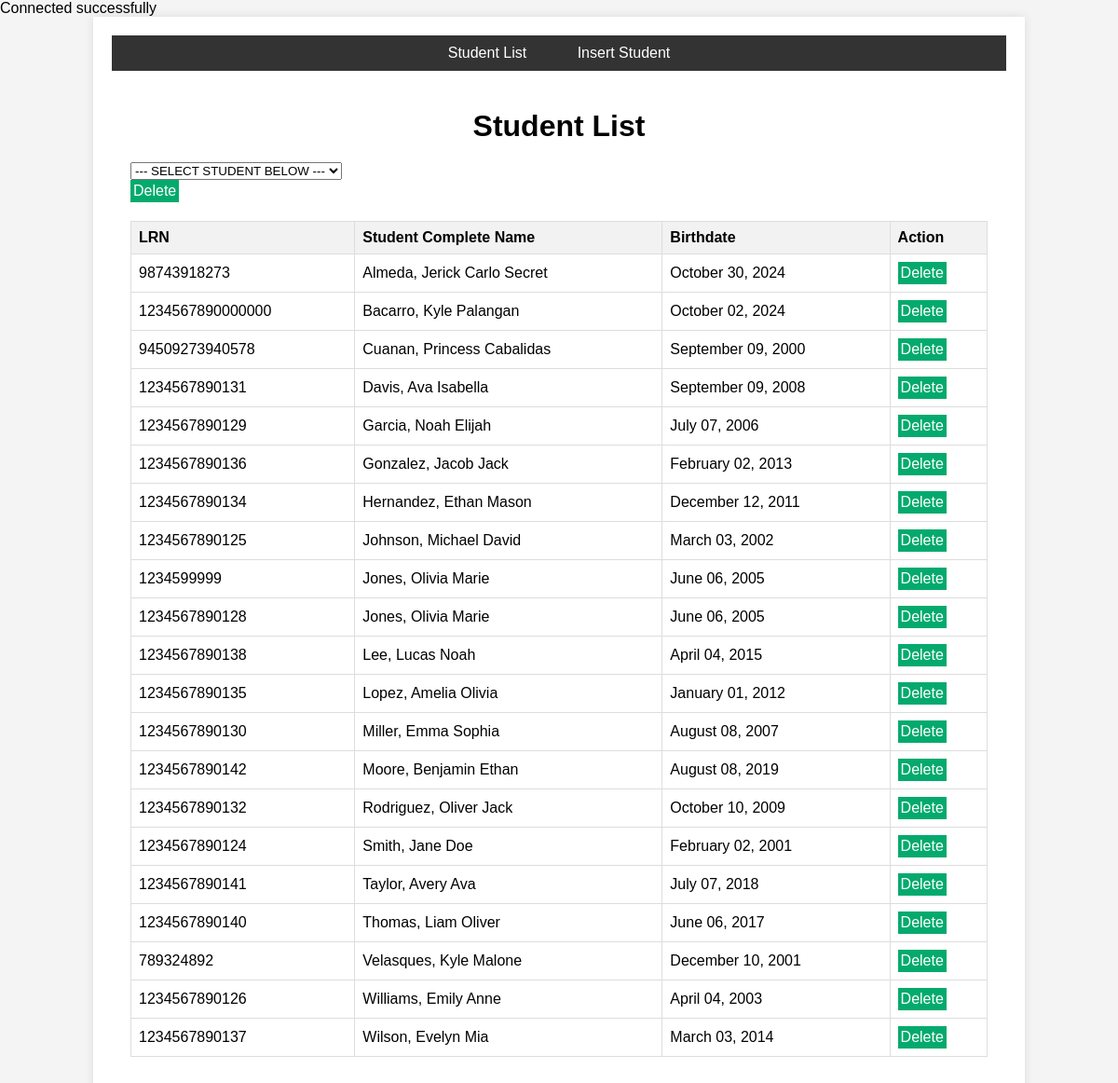
/htdocs/project_IT4/student_list.php, run on the app's committed database.
### tables this page shows
CREATE TABLE `students` (
  `lrn` bigint(20) NOT NULL,
  `lastname` varchar(40) NOT NULL,
  `firstname` varchar(100) NOT NULL,
  `middlename` varchar(100) DEFAULT NULL,
  `extension_name` varchar(100) DEFAULT NULL,
  `birthdate` date NOT NULL,
  `filepath` varchar(255) DEFAULT NULL,
  `uploaded_on` timestamp NOT NULL DEFAULT CURRENT_TIMESTAMP
);

### htdocs/project_IT4/student_list.php (the view, shortened to what this page needs)
<?php
  include("header.php");
  include("database.php");
?>
<div class="container">
<?php
  include("menu.php");
?>
  <div class="content">
    <h1> Student List </h1>
    <form method="post">
      <select name="lrn">
        <option value="">--- SELECT STUDENT BELOW ---</option>
      </select><br>
      <button type="submit" name="delete_student" class="button"> Delete </button>
    </form>
    <table border="1" cellpadding="10" cellspacing="0">
      <tr>
        <th> LRN </th>
        <th> Student Complete Name</th>
        <th> Birthdate </th>
        <th> Action </th>
      </tr>
      <?php
        $sql = "SELECT * FROM students ORDER BY lastname";
        $query = mysqli_query($conn, $sql);
        while($result = mysqli_fetch_assoc($query)) {
          echo "<tr>";
          echo "<td>" . $result["lrn"] . "</td>";
          echo "<td>" . $result["lastname"] . ", " . $result['firstname'] . " " . $result['middlename'] . "</td>";
          echo "<td>" . date("F d, Y", strtotime($result["birthdate"])) . "</td>";
          echo "<td>";
          echo "<a class='button' href='student_list.php?action=delete&lrn={$result["lrn"]}'>Delete</a>";
          echo "</td>";
          echo "</tr>";
        }
      ?>
    </table>
  </div>
</div>
</body>
</html>

### htdocs/project_IT4/header.php (style rules this page uses)
body { font-family: Arial, sans-serif; margin: 0; padding: 0; background-color: #f4f4f4; }
.container { width: 80%; margin: 0 auto; padding: 20px; background-color: #fff; box-shadow: 0 0 10px rgba(0, 0, 0, 0.1); }
.content { padding: 20px; }
h1 { text-align: center; margin-bottom: 20px; }
table { width: 100%; border-collapse: collapse; margin-top: 20px; }
th, td { text-align: left; padding: 8px; border: 1px solid #ddd; }
th { background-color: #f2f2f2; }
.button { background-color: #04AA6D; border: none; color: white; padding: 3px 3px; text-align: center; text-decoration: none; display: inline-block; font-size: 16px; }

### data on the page
students: lrn "98743918273", lastname "Almeda", firstname "Jerick Carlo", middlename "Secret", birthdate "October 30, 2024"
students: lrn "1234567890000000", lastname "Bacarro", firstname "Kyle", middlename "Palangan", birthdate "October 02, 2024"
students: lrn "94509273940578", lastname "Cuanan", firstname "Princess", middlename "Cabalidas", birthdate "September 09, 2000"
students: lrn "1234567890131", lastname "Davis", firstname "Ava", middlename "Isabella", birthdate "September 09, 2008"
students: lrn "1234567890129", lastname "Garcia", firstname "Noah", middlename "Elijah", birthdate "July 07, 2006"
students: lrn "1234567890136", lastname "Gonzalez", firstname "Jacob", middlename "Jack", birthdate "February 02, 2013"
students: lrn "1234567890134", lastname "Hernandez", firstname "Ethan", middlename "Mason", birthdate "December 12, 2011"
students: lrn "1234567890125", lastname "Johnson", firstname "Michael", middlename "David", birthdate "March 03, 2002"
students: lrn "1234599999", lastname "Jones", firstname "Olivia", middlename "Marie", birthdate "June 06, 2005"
students: lrn "1234567890128", lastname "Jones", firstname "Olivia", middlename "Marie", birthdate "June 06, 2005"
students: lrn "1234567890138", lastname "Lee", firstname "Lucas", middlename "Noah", birthdate "April 04, 2015"
students: lrn "1234567890135", lastname "Lopez", firstname "Amelia", middlename "Olivia", birthdate "January 01, 2012"
students: lrn "1234567890130", lastname "Miller", firstname "Emma", middlename "Sophia", birthdate "August 08, 2007"
students: lrn "1234567890142", lastname "Moore", firstname "Benjamin", middlename "Ethan", birthdate "August 08, 2019"
students: lrn "1234567890132", lastname "Rodriguez", firstname "Oliver", middlename "Jack", birthdate "October 10, 2009"
students: lrn "1234567890124", lastname "Smith", firstname "Jane", middlename "Doe", birthdate "February 02, 2001"
students: lrn "1234567890141", lastname "Taylor", firstname "Avery", middlename "Ava", birthdate "July 07, 2018"
students: lrn "1234567890140", lastname "Thomas", firstname "Liam", middlename "Oliver", birthdate "June 06, 2017"
students: lrn "789324892", lastname "Velasques", firstname "Kyle", middlename "Malone", birthdate "December 10, 2001"
students: lrn "1234567890126", lastname "Williams", firstname "Emily", middlename "Anne", birthdate "April 04, 2003"
students: lrn "1234567890137", lastname "Wilson", firstname "Evelyn", middlename "Mia", birthdate "March 03, 2014"
